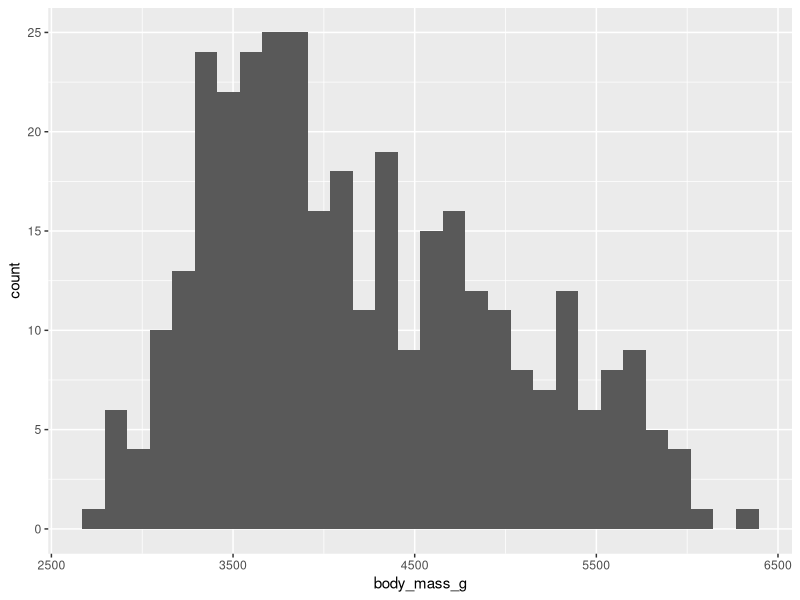

Recreate this plot in R.
## ---- chunk 1
library(ggplot2)
library(palmerpenguins)

ggplot(penguins, aes(x = body_mass_g)) +
geom_histogram()



